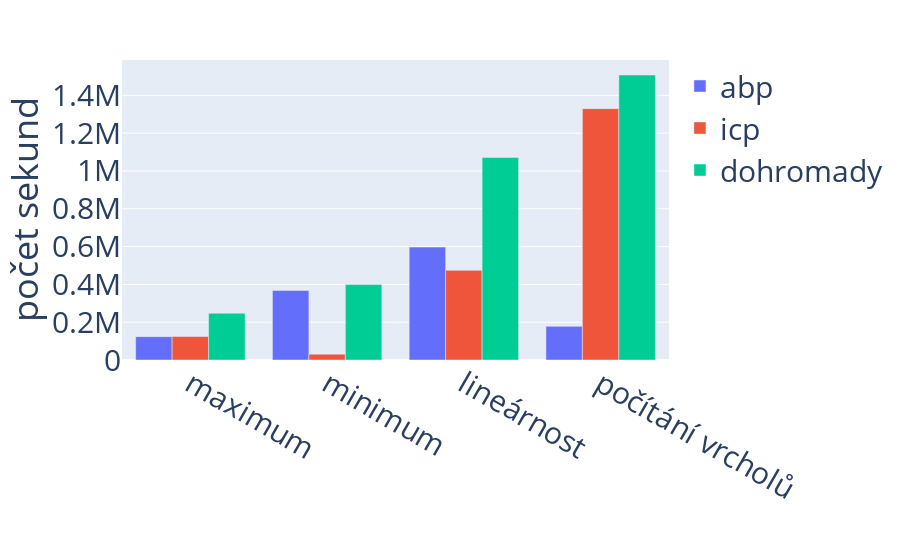

Here is the notebook cell this chart was saved with:
### Code cell
fig = px.bar(tmp_time,barmode='group',)
fig.update_xaxes(tickvals=np.arange(4),ticktext=["maximum","minimum","lineárnost","počítání vrcholů"])
fig.update_layout(xaxis_title="",yaxis_title="počet sekund", legend_title="", font={"size":30})
fig

### Figure 1 — Plotly figure (JSON) as saved in the notebook; plotly's stock layout.template omitted (floating-point values rounded to 4 significant figures)
{"data": [{"alignmentgroup": "True", "hovertemplate": "variable=abp<br>index=%{x}<br>value=%{y}<extra></extra>", "legendgroup": "abp", "marker": {"color": "#636efa", "pattern": {"shape": ""}}, "name": "abp", "offsetgroup": "abp", "orientation": "v", "showlegend": true, "textposition": "auto", "type": "bar", "x": [0, 1, 2, 3], "xaxis": "x", "y": [123400.0, 368000.0, 597320, 177997], "yaxis": "y"}, {"alignmentgroup": "True", "hovertemplate": "variable=icp<br>index=%{x}<br>value=%{y}<extra></extra>", "legendgroup": "icp", "marker": {"color": "#EF553B", "pattern": {"shape": ""}}, "name": "icp", "offsetgroup": "icp", "orientation": "v", "showlegend": true, "textposition": "auto", "type": "bar", "x": [0, 1, 2, 3], "xaxis": "x", "y": [124000.0, 30980.0, 474210, 1329637], "yaxis": "y"}, {"alignmentgroup": "True", "hovertemplate": "variable=dohromady<br>index=%{x}<br>value=%{y}<extra></extra>", "legendgroup": "dohromady", "marker": {"color": "#00cc96", "pattern": {"shape": ""}}, "name": "dohromady", "offsetgroup": "dohromady", "orientation": "v", "showlegend": true, "textposition": "auto", "type": "bar", "x": [0, 1, 2, 3], "xaxis": "x", "y": [247400.0, 399000.0, 1071530, 1507634], "yaxis": "y"}], "layout": {"barmode": "group", "font": {"size": 30}, "legend": {"title": {"text": ""}, "tracegroupgap": 0}, "margin": {"t": 60}, "xaxis": {"anchor": "y", "domain": [0, 1], "ticktext": ["maximum", "minimum", "lineárnost", "počítání vrcholů"], "tickvals": [0, 1, 2, 3], "title": {"text": ""}}, "yaxis": {"anchor": "x", "domain": [0, 1], "title": {"text": "počet sekund"}}}}
